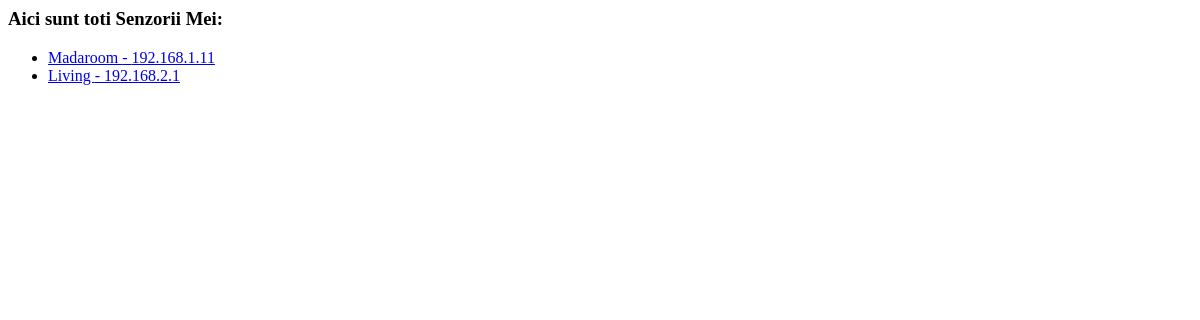
/monitor/, run on an earlier commit of the app's database.
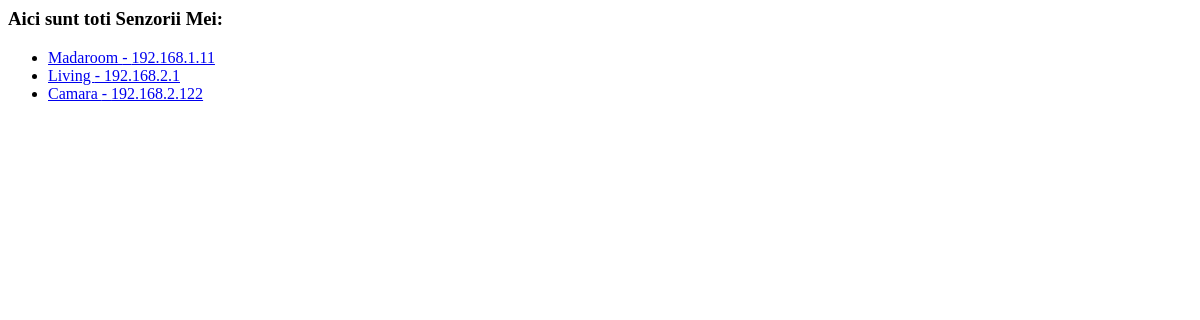
And on a later commit of the database.
### monitor/models.py (models this page shows, shortened)
class Sensor(models.Model):
    name = models.CharField(max_length=250)
    location = models.CharField(max_length=50)
    sensor_ip = models.GenericIPAddressField(protocol='IPv4')
    sensor_model = models.CharField(max_length=90)
    picture = models.CharField(max_length=1000)
    current_temperature = models.FloatField(max_length=100)

### monitor/views.py (the view)
def index(request):
    all_sensors = Sensor.objects.all()
    return render(request, 'monitor/index.html', {'all_sensors' : all_sensors})

### monitor/templates/monitor/index.html
{% if all_sensors %}
    <h3>Aici sunt toti Senzorii Mei:</h3>
    <ul>
        {% for sensor in all_sensors %}
        <li><a href="/monitor/{{ sensor.id}}"> {{ sensor.name }} - {{ sensor.sensor_ip }}</a> </li>
        {% endfor %}
    </ul>
{% else %}
    <h3>No Sensors detected</h3>
{% endif %}

What changed in the data, as far as the page shows it:
added Sensor: name "Camara", sensor_ip "192.168.2.122"
